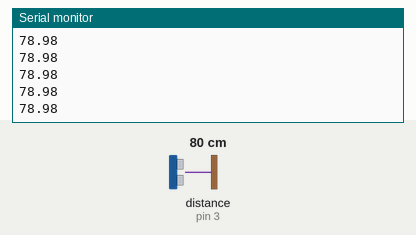
A sketch run on a simulated Arduino Uno, built with avr-gcc and run on an emulated ATmega328P. Shown: the last lines printed to the serial monitor. Wiring (inferred from the names in the program): ultrasonic range finder: trigger pin 2; echo pin 3. The inputs (shaded band) are chosen by the test bench; at power-on: distance to the obstacle (sensor on pin 3) 80 cm. The echo pulse lasts 58.3 µs per cm.

Above: at 1.2 s.
1.3 s: distance to the obstacle (sensor on pin 3) set to 2 cm
At 1.9 s:
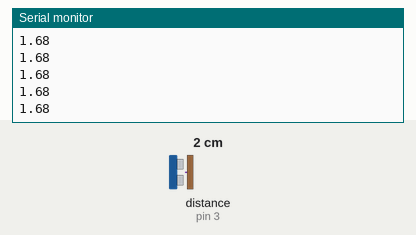
2.8 s: distance to the obstacle (sensor on pin 3) set to 4 cm
At 3.9 s:
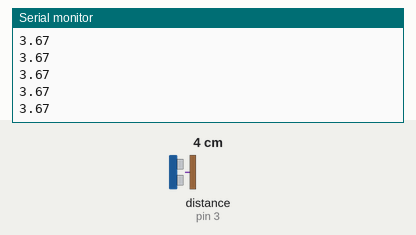
Timing chart, 0 to 5.8 s (numbered marks = the images above; inputs shaded):
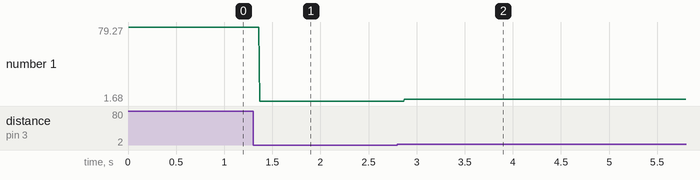

The sketch:

surface_us_serial.ino
```cpp
int triggerPin = 2, echoPin = 3;
double distance, duration;

void setup() {
  pinMode(triggerPin, OUTPUT);
  pinMode(echoPin, INPUT);
  Serial.begin(9600);
}

void loop() {
  delayMicroseconds(2);
  digitalWrite(triggerPin, HIGH);
  delayMicroseconds(10);
  digitalWrite(triggerPin, LOW);
  duration = pulseIn(echoPin, HIGH);
  distance = duration * 0.034 / 2;
  Serial.println(distance);
  delayMicroseconds(1000);
}
```

Measured:
- after the input at 1.3 s, the serial monitor: prints a new line after 0.07 s (image 1)
- after the input at 2.8 s, the serial monitor: prints a new line after 0.07 s (image 2)
- plotted number 1: 78.98 → 1.68 after the input at 1.3 s, 1.68 → 3.67 after the input at 2.8 s
